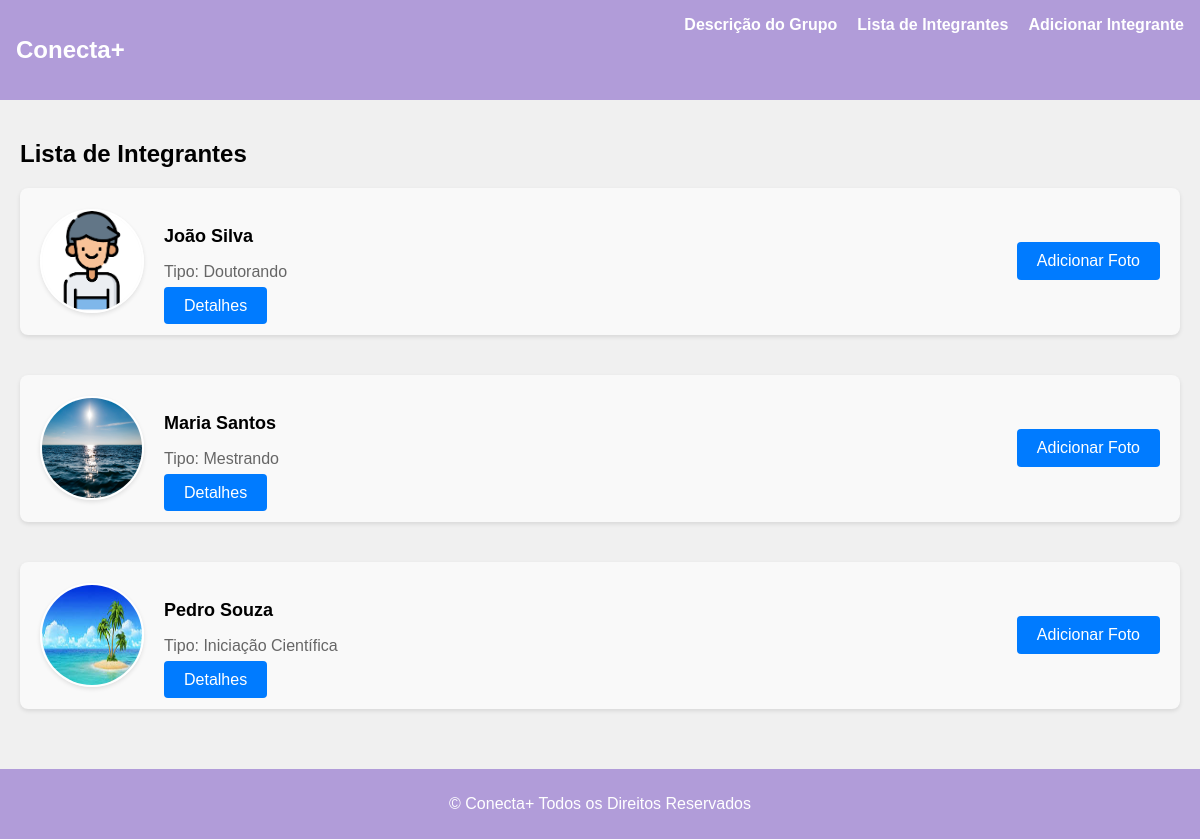
Page /lista_integrantes/ on the earlier database version.
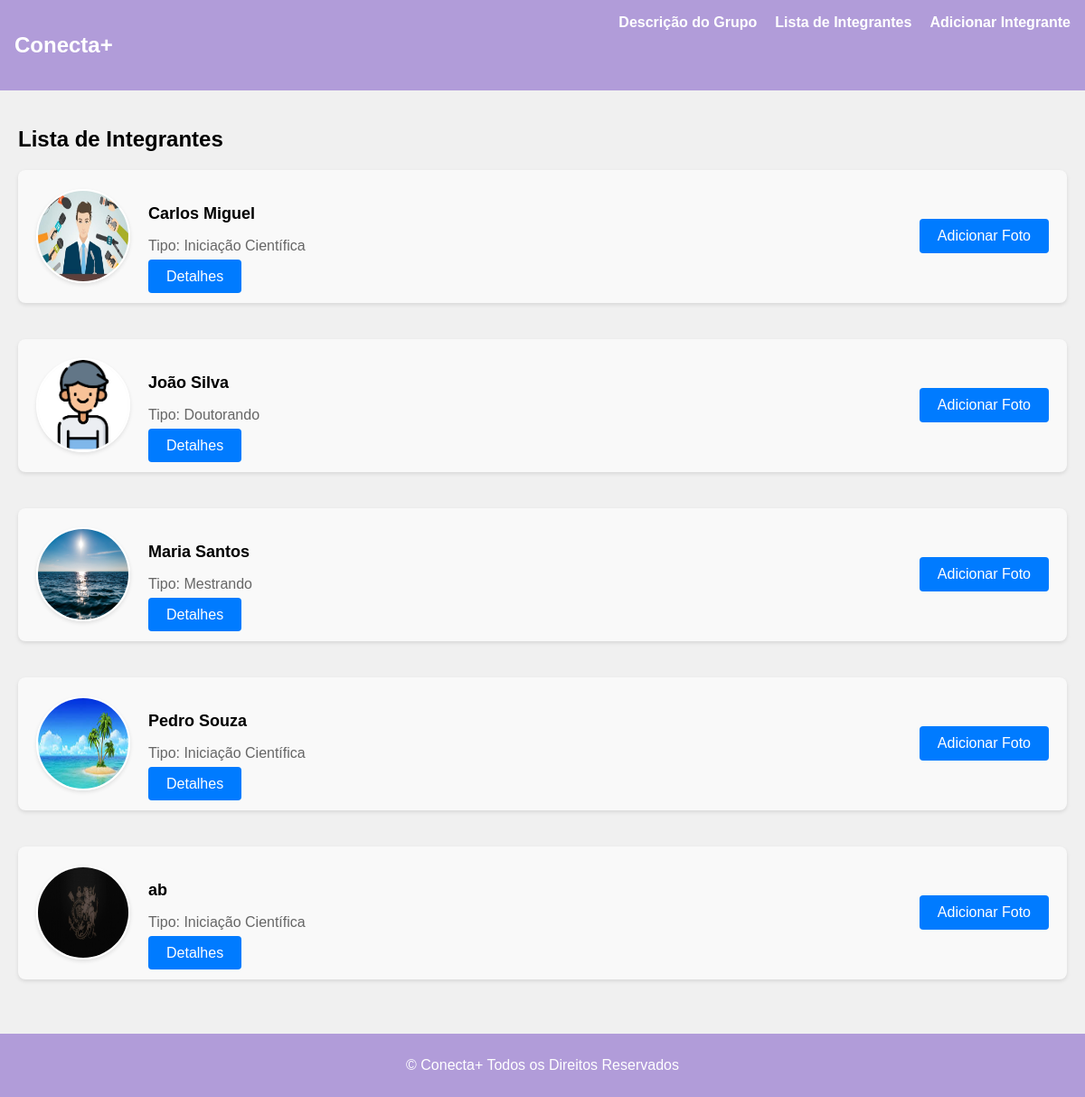
Same page on the later database version.
### grupo_pesquisa/models.py (models this page shows, shortened)
class Integrante(models.Model):
    nome = models.CharField(max_length=100)
    TIPO_CHOICES = (
        ('Iniciação Científica', 'Iniciação Científica'),
        ('Mestrando', 'Mestrando'),
        ('Doutorando', 'Doutorando'),
        ('Pós-doutorando', 'Pós-doutorando'),
        ('Professor', 'Professor'),
    )
    tipo = models.CharField(max_length=20, choices=TIPO_CHOICES)
    foto = models.ImageField(upload_to=upload_location)

### grupo_pesquisa/views.py (the view)
# urls.py: path('lista_integrantes/', views.lista_integrantes, name='lista_integrantes'),
def lista_integrantes(request):
    integrantes = Integrante.objects.order_by('nome')
    integrantes_unicos = []
    integrante_atual = None
    for integrante in integrantes:
        if integrante.nome != integrante_atual:
            integrante_atual = integrante.nome
            integrantes_unicos.append(integrante)
    return render(request, 'lista_integrantes.html', {'integrantes': integrantes_unicos})

### grupo_pesquisa/templates/lista_integrantes.html (shortened to what this page needs)
{% extends "base.html" %}
{% block content %}
    <section>
        <h2>Lista de Integrantes</h2>
        <ul class="integrantes-list">
            {% for integrante in integrantes %}
                <li>
                    <img src="{{ integrante.foto.url }}" alt="{{ integrante.nome }}">
                    <div class="integrante-info">
                        <h3>{{ integrante.nome }}</h3>
                        <p>Tipo: {{ integrante.tipo }}</p>
                        <a href="{% url 'detalhes_integrante' integrante.id %}" class="btn">Detalhes</a>
                    </div>
                    <a href="{% url 'adicionar_foto_integrante' integrante.id %}" class="btn">Adicionar Foto</a>
                </li>
            {% endfor %}
        </ul>
    </section>
{% endblock %}

### grupo_pesquisa/templates/base.html (shortened to what this page needs)
<!DOCTYPE html>
<html lang="en">
<head>
</head>
<body>
    <nav class="navbar">
        <div>
            <h1>Conecta+</h1>
        </div>
        <ul>
            <li><a href="{% url 'descricao_grupo' %}">Descrição do Grupo</a></li>
            <li><a href="{% url 'lista_integrantes' %}">Lista de Integrantes</a></li>
            <li><a href="{% url 'adicionar_integrante' %}">Adicionar Integrante</a></li>
        </ul>
    </nav>
    <div class="page-content">
        {% block content %}
        {% endblock %}
    </div>
    <footer class="page-footer">
        <p>&copy; Conecta+ Todos os Direitos Reservados</p>
    </footer>
</body>
</html>

### grupo_pesquisa/templates/base.html (style rules this page uses)
body { font-family: Arial, sans-serif; margin: 0; padding: 0; min-height: 100vh; background-color: #f0f0f0; display: flex; flex-direction: column; }
.navbar { background-color: #b19cd9;; color: white; padding: 16px; display: flex; justify-content: space-between; }
.navbar ul { list-style: none; padding: 0; margin: 0; display: flex; }
.navbar li { margin-right: 20px; }
.navbar li:last-child { margin-right: 0; }
.navbar a { text-decoration: none; color: white; font-weight: bold; }
.page-content { flex-grow: 1; padding: 20px; }
.page-footer { background-color: #b19cd9;; color: #fff; text-align: center; padding: 10px; }

### grupo_pesquisa/templates/lista_integrantes.html (style rules this page uses)
.integrantes-list { list-style: none; padding: 0; }
.integrantes-list li { display: flex; align-items: center; margin-bottom: 40px; background-color: #f9f9f9; border-radius: 8px; box-shadow: 0 2px 4px rgba(0, 0, 0, 0.1); padding: 20px; }
.integrantes-list img { width: 100px; height: 100px; margin-right: 20px; border-radius: 50%; border: 2px solid #fff; box-shadow: 0 2px 4px rgba(0, 0, 0, 0.1); }
.integrante-info { flex: 1; }
.integrante-info h3 { margin-bottom: 8px; font-size: 18px; }
.integrante-info p { margin-bottom: 16px; color: #666; }
.btn { padding: 10px 20px; border: none; border-radius: 4px; color: #fff; background-color: #007bff; text-decoration: none; transition: background-color 0.3s ease; }

Differences in the rows shown:
added Integrante: foto (picture), nome "Carlos Miguel", tipo "Iniciação Científica"
added Integrante: foto (picture), nome "ab", tipo "Iniciação Científica"
